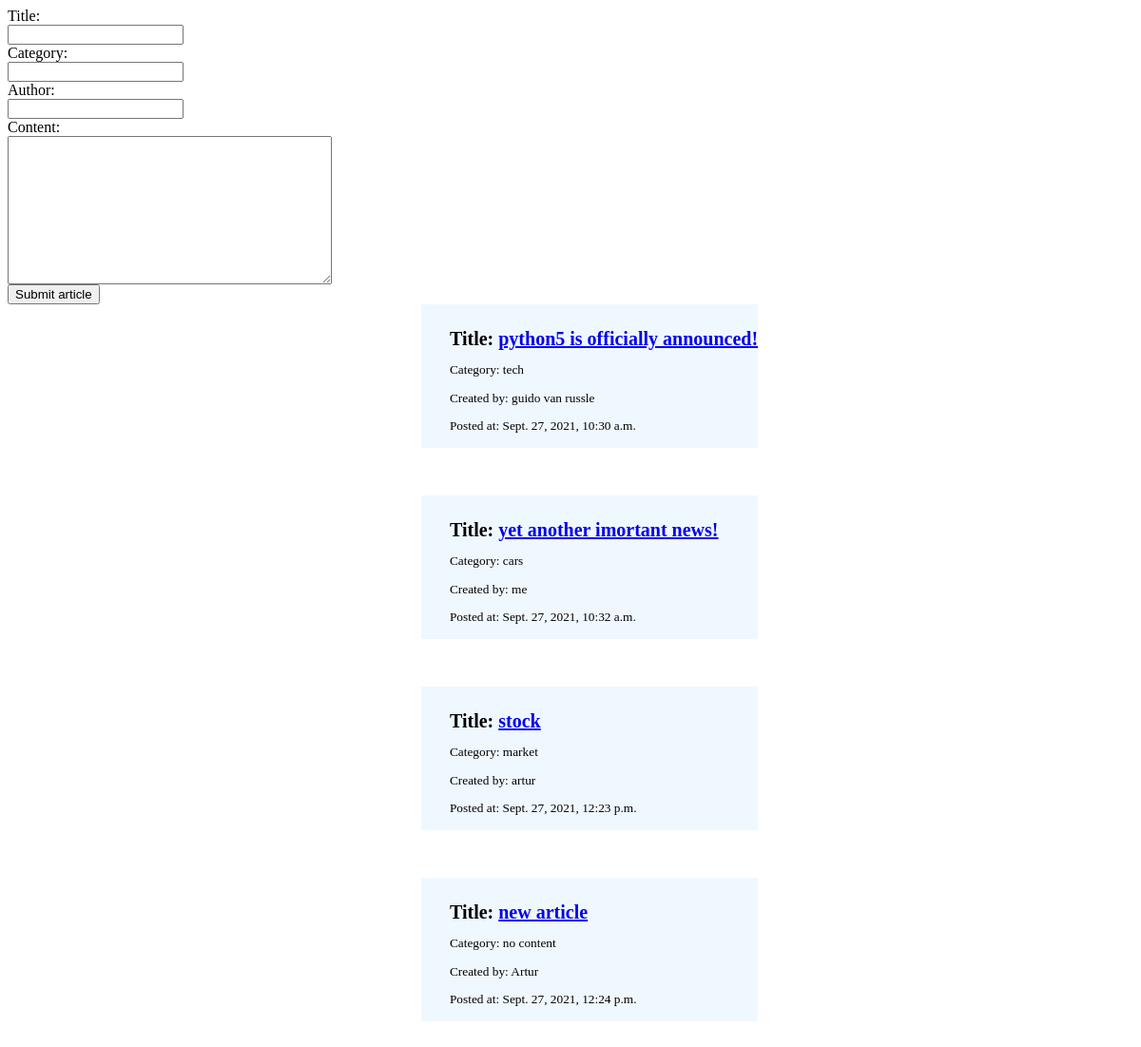
/blog/articles, run on an earlier commit of the app's database.
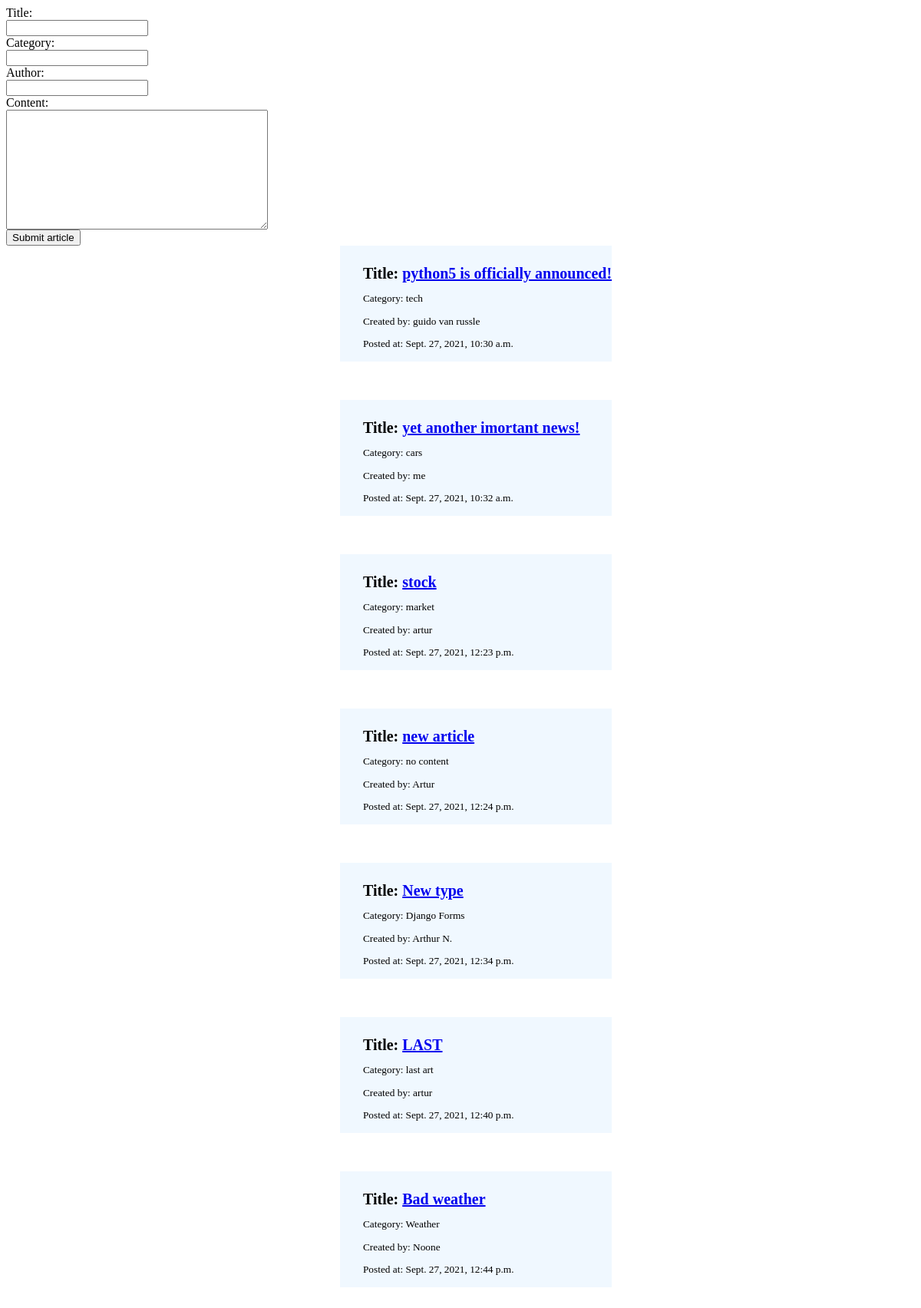
And on a later commit of the database.
### blog/models.py (models this page shows, shortened)
class ArticleModel(models.Model):
    title = models.CharField(max_length=100)
    category = models.CharField(max_length=100)
    author = models.CharField(max_length=100)
    content = models.TextField()
    created_at = models.DateTimeField()

### blog/views.py (the view, shortened to what this page needs)
# urls.py: path('articles', Article.as_view()),
class Article(View):
    def get(self, request):
        articles = ArticleModel.objects.all()
        return render(request, "articles.html", {'articles': articles, 'form': ArticleForm()})

### blog/forms.py
class ArticleForm(ModelForm):
    class Meta:
        model = ArticleModel
        fields = ['title', 'category', 'author', 'content']

### blog/templates/articles.html (shortened to what this page needs)
<!DOCTYPE html>
<html>
    <head>
    </head>
    <body>
        <form action="" method="post">
            {{form}}
            <input type="submit" value="Submit article">
        </form>
        <ul>
            {% for article in articles %}
                <li>
                    <p>Title: <a href="http://127.0.0.1:8000/blog/articles/{{article.id}}">{{article.title}}</a></p>
                    <p>Category: {{article.category}}</p>
                    <p>Created by: {{article.author}}</p>
                    <p>Posted at: {{article.created_at}}</p>
                </li>
            {% endfor %}
        </ul>
    </body>
</html>

What changed in the data, as far as the page shows it:
added ArticleModel: title "New type", category "Django Forms", author "Arthur N.", created_at "Sept. 27, 2021, 12:34 p.m."
added ArticleModel: title "LAST", category "last art", author "artur", created_at "Sept. 27, 2021, 12:40 p.m."
added ArticleModel: title "Bad weather", category "Weather", author "Noone", created_at "Sept. 27, 2021, 12:44 p.m."
